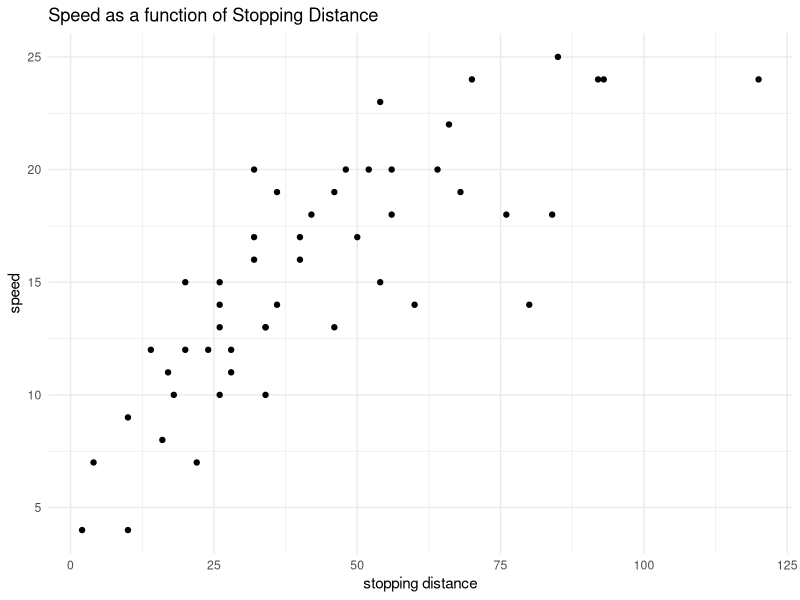
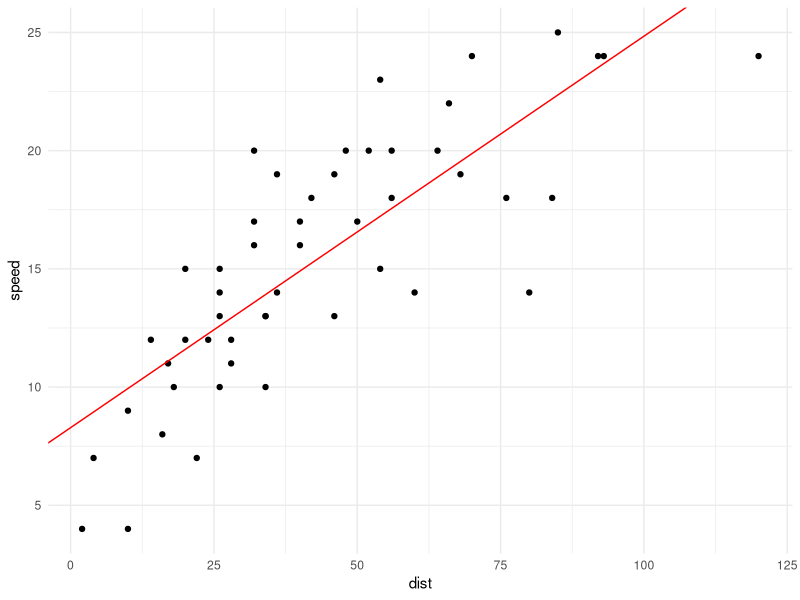
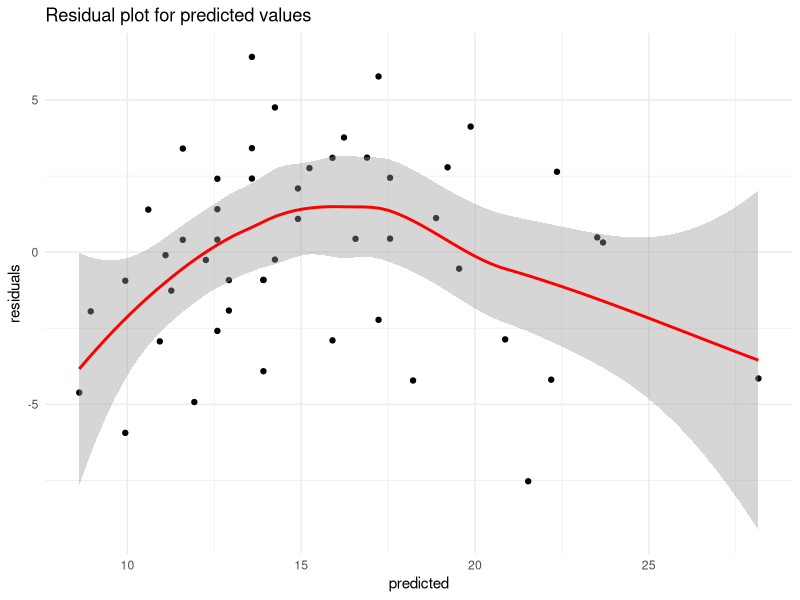
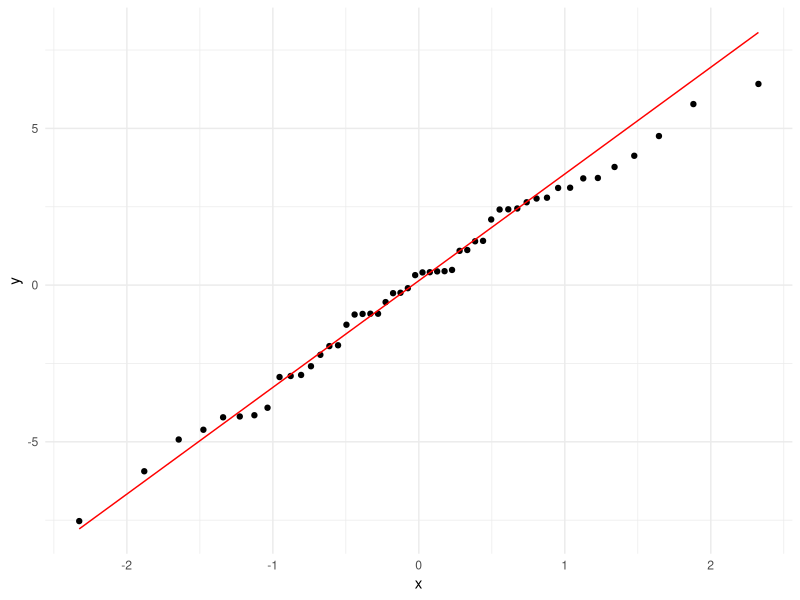

Here is the R script that generated these plots, in order:
## ---- chunk 1
library(tidyverse)
library(datasets)
theme_set(
  theme_minimal() +
    theme(legend.position = "top")
  )
## ---- chunk 2
cars<-datasets::cars
head(cars)
## ---- chunk 3
summary(cars)
## ---- chunk 4
cars %>%
  ggplot(aes(x=dist, y=speed)) +
  geom_point() +
  labs(x="stopping distance",
       y="speed",
       title="Speed as a function of Stopping Distance")
## ---- chunk 5
linreg<- lm(data = cars, speed ~ dist)
linreg
## ---- chunk 6
summary(linreg)
## ---- chunk 7
cars %>%
  ggplot(aes(x=dist, y=speed))+
  geom_point(color="black") +
  geom_abline(slope = linreg$coefficients[2], 
              intercept = linreg$coefficients[1],
              color="red")
## ---- chunk 8
linreg %>%
  ggplot(aes(x=fitted(linreg), y=resid(linreg))) +
  geom_point() + 
  geom_smooth(method = "loess", color="red") +
  labs(x="predicted",
       y="residuals",
       title="Residual plot for predicted values")
## ---- chunk 9
linreg %>%
  ggplot(aes(sample = resid(linreg))) +
  stat_qq() +
  stat_qq_line(color="red")
